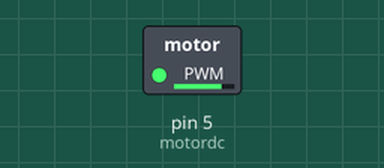
This sketch was run on a simulated Arduino Uno, built with avr-gcc and run on an emulated ATmega328P. Shown: switched loads named in the sketch (green lamp = pin HIGH).

Above: at 0.1 s.
Timing chart, 0 to 1.6 s (numbered marks = the images above):
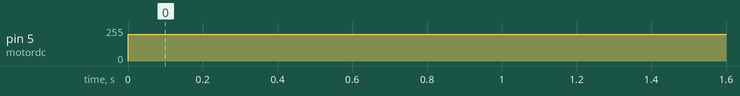

Measured:
- by itself, pin 5 (motordc): 0/255 → 200/255 at 0.00 s

The sketch:

motordc.ino
```cpp
#define motordc 5

void setup() {
 pinMode(motordc,OUTPUT);
}

void loop() {
  analogWrite(motordc,200); //LOW 0-225 HIGH
}
```
